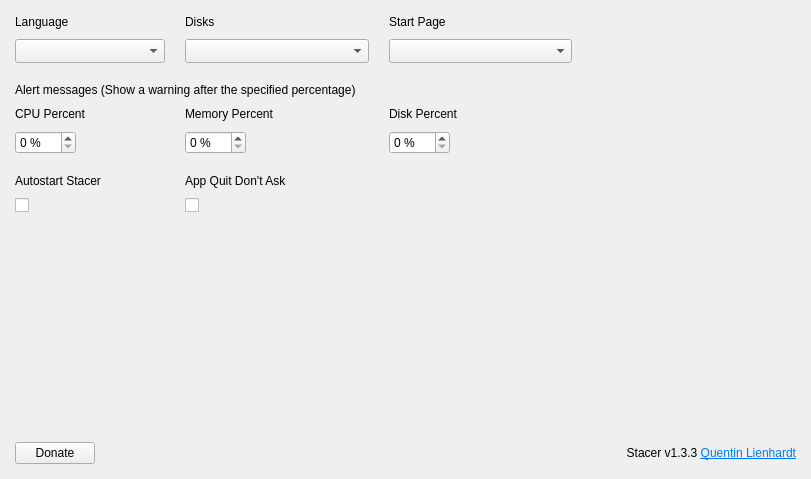
<?xml version="1.0" encoding="UTF-8"?>
<ui version="4.0">
 <class>SettingsPage</class>
 <widget class="QWidget" name="SettingsPage">
  <property name="geometry">
   <rect>
    <x>0</x>
    <y>0</y>
    <width>811</width>
    <height>479</height>
   </rect>
  </property>
  <property name="sizePolicy">
   <sizepolicy hsizetype="Expanding" vsizetype="Expanding">
    <horstretch>0</horstretch>
    <verstretch>0</verstretch>
   </sizepolicy>
  </property>
  <property name="windowTitle">
   <string>Settings</string>
  </property>
  <property name="styleSheet">
   <string notr="true"/>
  </property>
  <layout class="QGridLayout" name="gridLayout">
   <property name="leftMargin">
    <number>15</number>
   </property>
   <property name="topMargin">
    <number>15</number>
   </property>
   <property name="rightMargin">
    <number>15</number>
   </property>
   <property name="bottomMargin">
    <number>15</number>
   </property>
   <property name="horizontalSpacing">
    <number>20</number>
   </property>
   <property name="verticalSpacing">
    <number>10</number>
   </property>
   <item row="1" column="0" alignment="Qt::AlignLeft">
    <widget class="QComboBox" name="cmbLanguages">
     <property name="sizePolicy">
      <sizepolicy hsizetype="Expanding" vsizetype="Fixed">
       <horstretch>0</horstretch>
       <verstretch>0</verstretch>
      </sizepolicy>
     </property>
     <property name="minimumSize">
      <size>
       <width>150</width>
       <height>0</height>
      </size>
     </property>
     <property name="maximumSize">
      <size>
       <width>200</width>
       <height>16777215</height>
      </size>
     </property>
     <property name="cursor">
      <cursorShape>PointingHandCursor</cursorShape>
     </property>
     <property name="focusPolicy">
      <enum>Qt::NoFocus</enum>
     </property>
     <property name="sizeAdjustPolicy">
      <enum>QComboBox::AdjustToMinimumContentsLengthWithIcon</enum>
     </property>
    </widget>
   </item>
   <item row="8" column="0" alignment="Qt::AlignLeft">
    <widget class="QCheckBox" name="checkAutostart">
     <property name="cursor">
      <cursorShape>PointingHandCursor</cursorShape>
     </property>
     <property name="focusPolicy">
      <enum>Qt::NoFocus</enum>
     </property>
     <property name="text">
      <string/>
     </property>
    </widget>
   </item>
   <item row="4" column="1" alignment="Qt::AlignLeft">
    <widget class="QLabel" name="lblMemoryPercent">
     <property name="sizePolicy">
      <sizepolicy hsizetype="Expanding" vsizetype="Preferred">
       <horstretch>0</horstretch>
       <verstretch>0</verstretch>
      </sizepolicy>
     </property>
     <property name="text">
      <string>Memory Percent</string>
     </property>
    </widget>
   </item>
   <item row="5" column="1" alignment="Qt::AlignLeft">
    <widget class="QSpinBox" name="spinMemoryPercent">
     <property name="focusPolicy">
      <enum>Qt::ClickFocus</enum>
     </property>
     <property name="keyboardTracking">
      <bool>false</bool>
     </property>
     <property name="suffix">
      <string notr="true"> %</string>
     </property>
     <property name="minimum">
      <number>0</number>
     </property>
     <property name="maximum">
      <number>100</number>
     </property>
    </widget>
   </item>
   <item row="4" column="2" alignment="Qt::AlignLeft">
    <widget class="QLabel" name="lblDiskPercent">
     <property name="sizePolicy">
      <sizepolicy hsizetype="Expanding" vsizetype="Preferred">
       <horstretch>0</horstretch>
       <verstretch>0</verstretch>
      </sizepolicy>
     </property>
     <property name="text">
      <string>Disk Percent</string>
     </property>
    </widget>
   </item>
   <item row="5" column="0" alignment="Qt::AlignLeft">
    <widget class="QSpinBox" name="spinCpuPercent">
     <property name="focusPolicy">
      <enum>Qt::ClickFocus</enum>
     </property>
     <property name="suffix">
      <string notr="true"> %</string>
     </property>
     <property name="minimum">
      <number>0</number>
     </property>
     <property name="maximum">
      <number>100</number>
     </property>
    </widget>
   </item>
   <item row="0" column="0" alignment="Qt::AlignLeft">
    <widget class="QLabel" name="lblLanguage">
     <property name="sizePolicy">
      <sizepolicy hsizetype="Expanding" vsizetype="Preferred">
       <horstretch>0</horstretch>
       <verstretch>0</verstretch>
      </sizepolicy>
     </property>
     <property name="text">
      <string>Language</string>
     </property>
    </widget>
   </item>
   <item row="7" column="0" alignment="Qt::AlignLeft">
    <widget class="QLabel" name="lblStartOnBoot">
     <property name="sizePolicy">
      <sizepolicy hsizetype="Expanding" vsizetype="Preferred">
       <horstretch>0</horstretch>
       <verstretch>0</verstretch>
      </sizepolicy>
     </property>
     <property name="text">
      <string>Autostart Stacer</string>
     </property>
    </widget>
   </item>
   <item row="9" column="0">
    <spacer name="verticalSpacer">
     <property name="orientation">
      <enum>Qt::Vertical</enum>
     </property>
     <property name="sizeHint" stdset="0">
      <size>
       <width>10</width>
       <height>40</height>
      </size>
     </property>
    </spacer>
   </item>
   <item row="5" column="2" alignment="Qt::AlignLeft">
    <widget class="QSpinBox" name="spinDiskPercent">
     <property name="focusPolicy">
      <enum>Qt::ClickFocus</enum>
     </property>
     <property name="suffix">
      <string notr="true"> %</string>
     </property>
     <property name="minimum">
      <number>0</number>
     </property>
     <property name="maximum">
      <number>100</number>
     </property>
    </widget>
   </item>
   <item row="4" column="0" alignment="Qt::AlignLeft">
    <widget class="QLabel" name="lblCpuPercent">
     <property name="sizePolicy">
      <sizepolicy hsizetype="Expanding" vsizetype="Preferred">
       <horstretch>0</horstretch>
       <verstretch>0</verstretch>
      </sizepolicy>
     </property>
     <property name="text">
      <string>CPU Percent</string>
     </property>
    </widget>
   </item>
   <item row="3" column="0" colspan="5">
    <widget class="QLabel" name="lblAlertMessages">
     <property name="sizePolicy">
      <sizepolicy hsizetype="Expanding" vsizetype="Preferred">
       <horstretch>0</horstretch>
       <verstretch>0</verstretch>
      </sizepolicy>
     </property>
     <property name="accessibleName">
      <string notr="true">title</string>
     </property>
     <property name="text">
      <string>Alert messages (Show a warning after the specified percentage)</string>
     </property>
    </widget>
   </item>
   <item row="10" column="3" colspan="2" alignment="Qt::AlignRight">
    <widget class="QLabel" name="lblCreatedBy">
     <property name="text">
      <string notr="true">&lt;html&gt;&lt;head/&gt;&lt;body&gt;&lt;p&gt;Stacer v1.3.3 &lt;a href=&quot;https://github.com/QuentiumYT/Stacer&quot;&gt;&lt;span style=&quot; text-decoration: underline; color:#007af4;&quot;&gt;Quentin Lienhardt&lt;/span&gt;&lt;/a&gt;&lt;/p&gt;&lt;/body&gt;&lt;/html&gt;</string>
     </property>
     <property name="textFormat">
      <enum>Qt::RichText</enum>
     </property>
     <property name="alignment">
      <set>Qt::AlignRight|Qt::AlignTrailing|Qt::AlignVCenter</set>
     </property>
     <property name="openExternalLinks">
      <bool>true</bool>
     </property>
    </widget>
   </item>
   <item row="10" column="0" alignment="Qt::AlignLeft">
    <widget class="QPushButton" name="btnDonate">
     <property name="sizePolicy">
      <sizepolicy hsizetype="Expanding" vsizetype="Fixed">
       <horstretch>0</horstretch>
       <verstretch>0</verstretch>
      </sizepolicy>
     </property>
     <property name="cursor">
      <cursorShape>PointingHandCursor</cursorShape>
     </property>
     <property name="focusPolicy">
      <enum>Qt::NoFocus</enum>
     </property>
     <property name="accessibleName">
      <string notr="true">primary</string>
     </property>
     <property name="text">
      <string>Donate</string>
     </property>
     <property name="icon">
      <iconset resource="../../static.qrc">
       <normaloff>:/static/themes/common/img/donate.png</normaloff>:/static/themes/common/img/donate.png</iconset>
     </property>
     <property name="iconSize">
      <size>
       <width>18</width>
       <height>18</height>
      </size>
     </property>
    </widget>
   </item>
   <item row="0" column="4" rowspan="2">
    <spacer name="horizontalSpacer">
     <property name="orientation">
      <enum>Qt::Horizontal</enum>
     </property>
     <property name="sizeHint" stdset="0">
      <size>
       <width>0</width>
       <height>20</height>
      </size>
     </property>
    </spacer>
   </item>
   <item row="6" column="0" colspan="5">
    <spacer name="verticalSpacer_3">
     <property name="orientation">
      <enum>Qt::Vertical</enum>
     </property>
     <property name="sizeType">
      <enum>QSizePolicy::Fixed</enum>
     </property>
     <property name="sizeHint" stdset="0">
      <size>
       <width>20</width>
       <height>10</height>
      </size>
     </property>
    </spacer>
   </item>
   <item row="2" column="0" colspan="5">
    <spacer name="verticalSpacer_2">
     <property name="orientation">
      <enum>Qt::Vertical</enum>
     </property>
     <property name="sizeType">
      <enum>QSizePolicy::Fixed</enum>
     </property>
     <property name="sizeHint" stdset="0">
      <size>
       <width>20</width>
       <height>10</height>
      </size>
     </property>
    </spacer>
   </item>
   <item row="7" column="1">
    <widget class="QLabel" name="label">
     <property name="text">
      <string>App Quit Don't Ask</string>
     </property>
    </widget>
   </item>
   <item row="8" column="1">
    <widget class="QCheckBox" name="checkAppQuitDontAsk">
     <property name="cursor">
      <cursorShape>PointingHandCursor</cursorShape>
     </property>
     <property name="focusPolicy">
      <enum>Qt::NoFocus</enum>
     </property>
     <property name="accessibleName">
      <string notr="true"/>
     </property>
     <property name="text">
      <string/>
     </property>
    </widget>
   </item>
   <item row="1" column="1">
    <widget class="QComboBox" name="cmbDisks">
     <property name="sizePolicy">
      <sizepolicy hsizetype="Expanding" vsizetype="Fixed">
       <horstretch>0</horstretch>
       <verstretch>0</verstretch>
      </sizepolicy>
     </property>
     <property name="minimumSize">
      <size>
       <width>150</width>
       <height>0</height>
      </size>
     </property>
     <property name="maximumSize">
      <size>
       <width>200</width>
       <height>16777215</height>
      </size>
     </property>
     <property name="cursor">
      <cursorShape>PointingHandCursor</cursorShape>
     </property>
     <property name="focusPolicy">
      <enum>Qt::NoFocus</enum>
     </property>
     <property name="sizeAdjustPolicy">
      <enum>QComboBox::AdjustToMinimumContentsLengthWithIcon</enum>
     </property>
    </widget>
   </item>
   <item row="0" column="1">
    <widget class="QLabel" name="lblDisks">
     <property name="sizePolicy">
      <sizepolicy hsizetype="Expanding" vsizetype="Preferred">
       <horstretch>0</horstretch>
       <verstretch>0</verstretch>
      </sizepolicy>
     </property>
     <property name="text">
      <string>Disks</string>
     </property>
    </widget>
   </item>
   <item row="0" column="2">
    <widget class="QLabel" name="lblHomepage">
     <property name="sizePolicy">
      <sizepolicy hsizetype="Expanding" vsizetype="Preferred">
       <horstretch>0</horstretch>
       <verstretch>0</verstretch>
      </sizepolicy>
     </property>
     <property name="text">
      <string>Start Page</string>
     </property>
    </widget>
   </item>
   <item row="1" column="2">
    <widget class="QComboBox" name="cmbStartPage">
     <property name="sizePolicy">
      <sizepolicy hsizetype="Expanding" vsizetype="Fixed">
       <horstretch>0</horstretch>
       <verstretch>0</verstretch>
      </sizepolicy>
     </property>
     <property name="minimumSize">
      <size>
       <width>150</width>
       <height>0</height>
      </size>
     </property>
     <property name="maximumSize">
      <size>
       <width>200</width>
       <height>16777215</height>
      </size>
     </property>
     <property name="cursor">
      <cursorShape>PointingHandCursor</cursorShape>
     </property>
     <property name="focusPolicy">
      <enum>Qt::NoFocus</enum>
     </property>
     <property name="sizeAdjustPolicy">
      <enum>QComboBox::AdjustToMinimumContentsLengthWithIcon</enum>
     </property>
    </widget>
   </item>
  </layout>
 </widget>
 <tabstops>
  <tabstop>spinCpuPercent</tabstop>
  <tabstop>spinMemoryPercent</tabstop>
  <tabstop>spinDiskPercent</tabstop>
 </tabstops>
 <resources>
  <include location="../../static.qrc"/>
 </resources>
 <connections/>
</ui>
